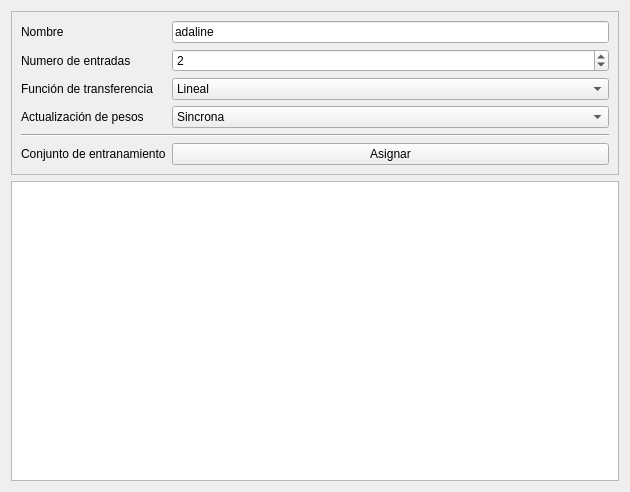
<?xml version="1.0" encoding="UTF-8"?>
<ui version="4.0">
 <class>AdalinePage</class>
 <widget class="QWizardPage" name="AdalinePage">
  <property name="geometry">
   <rect>
    <x>0</x>
    <y>0</y>
    <width>630</width>
    <height>492</height>
   </rect>
  </property>
  <property name="windowTitle">
   <string>WizardPage</string>
  </property>
  <layout class="QVBoxLayout" name="verticalLayout">
   <item>
    <widget class="QFrame" name="frame">
     <property name="frameShape">
      <enum>QFrame::StyledPanel</enum>
     </property>
     <property name="frameShadow">
      <enum>QFrame::Raised</enum>
     </property>
     <layout class="QFormLayout" name="formLayout_4">
      <property name="fieldGrowthPolicy">
       <enum>QFormLayout::AllNonFixedFieldsGrow</enum>
      </property>
      <item row="1" column="0">
       <widget class="QLabel" name="label_18">
        <property name="text">
         <string>Nombre</string>
        </property>
       </widget>
      </item>
      <item row="1" column="1">
       <widget class="QLineEdit" name="lineEdit">
        <property name="text">
         <string>adaline</string>
        </property>
        <property name="placeholderText">
         <string/>
        </property>
       </widget>
      </item>
      <item row="3" column="0">
       <widget class="QLabel" name="label_14">
        <property name="text">
         <string>Numero de entradas</string>
        </property>
       </widget>
      </item>
      <item row="3" column="1">
       <widget class="QSpinBox" name="spinBox_2">
        <property name="minimum">
         <number>1</number>
        </property>
        <property name="maximum">
         <number>10000</number>
        </property>
        <property name="value">
         <number>2</number>
        </property>
       </widget>
      </item>
      <item row="4" column="0">
       <widget class="QLabel" name="label_16">
        <property name="text">
         <string>Función de transferencia</string>
        </property>
       </widget>
      </item>
      <item row="4" column="1">
       <widget class="QComboBox" name="comboBox_5">
        <item>
         <property name="text">
          <string>Lineal</string>
         </property>
        </item>
        <item>
         <property name="text">
          <string>Sigmoide</string>
         </property>
        </item>
        <item>
         <property name="text">
          <string>Tangente hiperbolica</string>
         </property>
        </item>
        <item>
         <property name="text">
          <string>Lineal limitada unipolar</string>
         </property>
        </item>
        <item>
         <property name="text">
          <string>Lineal limitada bipolar</string>
         </property>
        </item>
       </widget>
      </item>
      <item row="5" column="0">
       <widget class="QLabel" name="label_17">
        <property name="text">
         <string>Actualización de pesos</string>
        </property>
       </widget>
      </item>
      <item row="5" column="1">
       <widget class="QComboBox" name="comboBox_6">
        <item>
         <property name="text">
          <string>Sincrona</string>
         </property>
        </item>
        <item>
         <property name="text">
          <string>Asincrona</string>
         </property>
        </item>
       </widget>
      </item>
      <item row="7" column="0" colspan="2">
       <widget class="Line" name="line_5">
        <property name="orientation">
         <enum>Qt::Horizontal</enum>
        </property>
       </widget>
      </item>
      <item row="8" column="0">
       <widget class="QLabel" name="conjuntoDeEntranamientoLabel_2">
        <property name="text">
         <string>Conjunto de entranamiento</string>
        </property>
       </widget>
      </item>
      <item row="8" column="1">
       <widget class="QPushButton" name="pushButton_2">
        <property name="text">
         <string>Asignar</string>
        </property>
       </widget>
      </item>
     </layout>
    </widget>
   </item>
   <item>
    <widget class="QGraphicsView" name="graphicsView"/>
   </item>
  </layout>
 </widget>
 <resources/>
 <connections/>
</ui>
